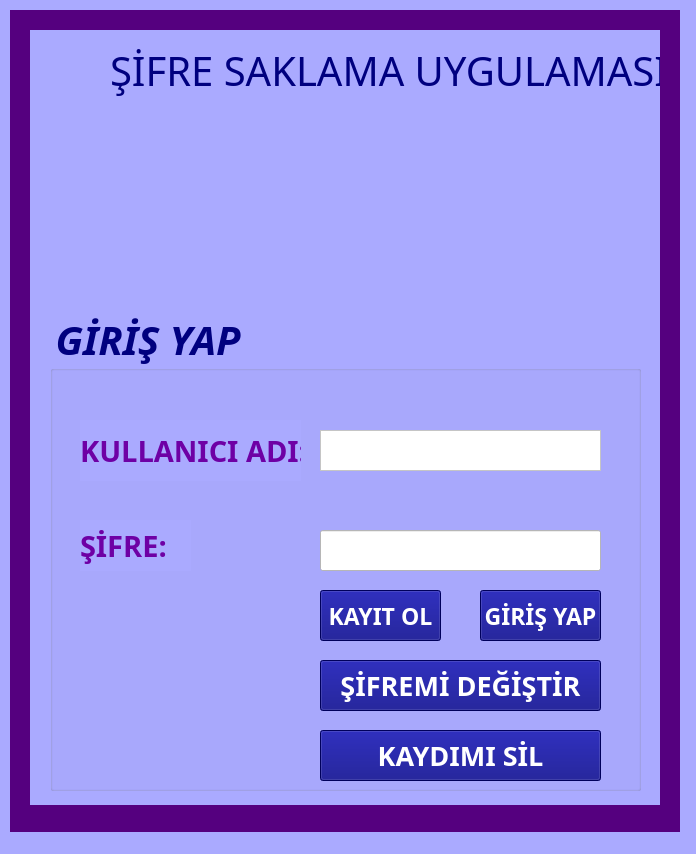
<?xml version="1.0" encoding="UTF-8"?>
<ui version="4.0">
 <class>MainWindow</class>
 <widget class="QMainWindow" name="MainWindow">
  <property name="geometry">
   <rect>
    <x>0</x>
    <y>0</y>
    <width>696</width>
    <height>854</height>
   </rect>
  </property>
  <property name="windowTitle">
   <string>Giriş Ekranı</string>
  </property>
  <property name="styleSheet">
   <string notr="true">background-color: rgb(170, 170, 255);</string>
  </property>
  <widget class="QWidget" name="centralwidget">
   <widget class="QLabel" name="label_4">
    <property name="geometry">
     <rect>
      <x>190</x>
      <y>110</y>
      <width>311</width>
      <height>211</height>
     </rect>
    </property>
    <property name="font">
     <font>
      <family>Gabriola</family>
      <pointsize>20</pointsize>
      <weight>75</weight>
      <italic>true</italic>
      <bold>true</bold>
     </font>
    </property>
    <property name="autoFillBackground">
     <bool>false</bool>
    </property>
    <property name="text">
     <string/>
    </property>
    <property name="pixmap">
     <pixmap>resimler/lock.png</pixmap>
    </property>
    <property name="scaledContents">
     <bool>true</bool>
    </property>
   </widget>
   <widget class="QGroupBox" name="groupBox">
    <property name="geometry">
     <rect>
      <x>50</x>
      <y>310</y>
      <width>591</width>
      <height>481</height>
     </rect>
    </property>
    <property name="font">
     <font>
      <family>Gabriola</family>
      <pointsize>30</pointsize>
      <weight>75</weight>
      <italic>true</italic>
      <bold>true</bold>
     </font>
    </property>
    <property name="styleSheet">
     <string notr="true">color: rgb(0, 0, 127);</string>
    </property>
    <property name="title">
     <string>GİRİŞ YAP</string>
    </property>
    <widget class="QPushButton" name="buttonSifreDegistir">
     <property name="geometry">
      <rect>
       <x>270</x>
       <y>350</y>
       <width>281</width>
       <height>51</height>
      </rect>
     </property>
     <property name="font">
      <font>
       <family>Gabriola</family>
       <pointsize>20</pointsize>
       <weight>75</weight>
       <italic>false</italic>
       <bold>true</bold>
       <stylestrategy>PreferDefault</stylestrategy>
      </font>
     </property>
     <property name="cursor">
      <cursorShape>ArrowCursor</cursorShape>
     </property>
     <property name="styleSheet">
      <string notr="true">color: rgb(255, 255, 255);
background-color: rgb(0, 0, 127);</string>
     </property>
     <property name="text">
      <string>ŞİFREMİ DEĞİŞTİR</string>
     </property>
    </widget>
    <widget class="QLabel" name="label_2">
     <property name="geometry">
      <rect>
       <x>30</x>
       <y>210</y>
       <width>111</width>
       <height>51</height>
      </rect>
     </property>
     <property name="font">
      <font>
       <family>Gabriola</family>
       <pointsize>22</pointsize>
       <weight>75</weight>
       <italic>false</italic>
       <bold>true</bold>
      </font>
     </property>
     <property name="styleSheet">
      <string notr="true">color: rgb(110, 0, 165);
</string>
     </property>
     <property name="text">
      <string>ŞİFRE:</string>
     </property>
    </widget>
    <widget class="QPushButton" name="pushButton">
     <property name="geometry">
      <rect>
       <x>270</x>
       <y>280</y>
       <width>121</width>
       <height>51</height>
      </rect>
     </property>
     <property name="font">
      <font>
       <family>Gabriola</family>
       <pointsize>17</pointsize>
       <weight>75</weight>
       <italic>false</italic>
       <bold>true</bold>
       <stylestrategy>PreferDefault</stylestrategy>
      </font>
     </property>
     <property name="styleSheet">
      <string notr="true">color: rgb(255, 255, 255);
background-color: rgb(0, 0, 127);</string>
     </property>
     <property name="text">
      <string>KAYIT OL</string>
     </property>
    </widget>
    <widget class="QLabel" name="label">
     <property name="geometry">
      <rect>
       <x>30</x>
       <y>110</y>
       <width>221</width>
       <height>61</height>
      </rect>
     </property>
     <property name="font">
      <font>
       <family>Gabriola</family>
       <pointsize>22</pointsize>
       <weight>75</weight>
       <italic>false</italic>
       <bold>true</bold>
      </font>
     </property>
     <property name="autoFillBackground">
      <bool>false</bool>
     </property>
     <property name="styleSheet">
      <string notr="true">color: rgb(110, 0, 165);</string>
     </property>
     <property name="text">
      <string>KULLANICI ADI:</string>
     </property>
    </widget>
    <widget class="QPushButton" name="buttonGiris">
     <property name="geometry">
      <rect>
       <x>430</x>
       <y>280</y>
       <width>121</width>
       <height>51</height>
      </rect>
     </property>
     <property name="font">
      <font>
       <family>Gabriola</family>
       <pointsize>17</pointsize>
       <weight>75</weight>
       <italic>false</italic>
       <bold>true</bold>
       <stylestrategy>PreferDefault</stylestrategy>
      </font>
     </property>
     <property name="styleSheet">
      <string notr="true">color: rgb(255, 255, 255);
background-color: rgb(0, 0, 127);</string>
     </property>
     <property name="text">
      <string>GİRİŞ YAP</string>
     </property>
    </widget>
    <widget class="QTextEdit" name="text1">
     <property name="geometry">
      <rect>
       <x>270</x>
       <y>120</y>
       <width>281</width>
       <height>41</height>
      </rect>
     </property>
     <property name="font">
      <font>
       <pointsize>15</pointsize>
      </font>
     </property>
     <property name="styleSheet">
      <string notr="true">color: rgb(0, 0, 127);
gridline-color: rgb(95, 0, 143);
background-color: rgb(255, 255, 255);</string>
     </property>
    </widget>
    <widget class="QLineEdit" name="text2">
     <property name="geometry">
      <rect>
       <x>270</x>
       <y>220</y>
       <width>281</width>
       <height>41</height>
      </rect>
     </property>
     <property name="font">
      <font>
       <pointsize>15</pointsize>
      </font>
     </property>
     <property name="styleSheet">
      <string notr="true">background-color: rgb(255, 255, 255);</string>
     </property>
     <property name="echoMode">
      <enum>QLineEdit::Password</enum>
     </property>
    </widget>
    <widget class="QPushButton" name="btnKayitSil">
     <property name="geometry">
      <rect>
       <x>270</x>
       <y>420</y>
       <width>281</width>
       <height>51</height>
      </rect>
     </property>
     <property name="font">
      <font>
       <family>Gabriola</family>
       <pointsize>20</pointsize>
       <weight>75</weight>
       <italic>false</italic>
       <bold>true</bold>
       <stylestrategy>PreferDefault</stylestrategy>
      </font>
     </property>
     <property name="styleSheet">
      <string notr="true">color: rgb(255, 255, 255);
background-color: rgb(0, 0, 127);</string>
     </property>
     <property name="text">
      <string>KAYDIMI SİL</string>
     </property>
    </widget>
   </widget>
   <widget class="QLabel" name="label_3">
    <property name="geometry">
     <rect>
      <x>110</x>
      <y>40</y>
      <width>561</width>
      <height>61</height>
     </rect>
    </property>
    <property name="font">
     <font>
      <family>Mistral</family>
      <pointsize>30</pointsize>
      <weight>50</weight>
      <italic>false</italic>
      <bold>false</bold>
     </font>
    </property>
    <property name="autoFillBackground">
     <bool>false</bool>
    </property>
    <property name="styleSheet">
     <string notr="true">color: rgb(170, 0, 255);
color: rgb(0, 0, 127);</string>
    </property>
    <property name="text">
     <string>ŞİFRE SAKLAMA UYGULAMASI</string>
    </property>
   </widget>
   <widget class="QLabel" name="label_5">
    <property name="geometry">
     <rect>
      <x>660</x>
      <y>10</y>
      <width>20</width>
      <height>811</height>
     </rect>
    </property>
    <property name="styleSheet">
     <string notr="true">background-color: rgb(85, 0, 127);</string>
    </property>
    <property name="text">
     <string/>
    </property>
   </widget>
   <widget class="QLabel" name="label_6">
    <property name="geometry">
     <rect>
      <x>10</x>
      <y>10</y>
      <width>20</width>
      <height>811</height>
     </rect>
    </property>
    <property name="styleSheet">
     <string notr="true">background-color: rgb(85, 0, 127);</string>
    </property>
    <property name="text">
     <string/>
    </property>
   </widget>
   <widget class="QLabel" name="label_8">
    <property name="geometry">
     <rect>
      <x>10</x>
      <y>10</y>
      <width>670</width>
      <height>20</height>
     </rect>
    </property>
    <property name="styleSheet">
     <string notr="true">background-color: rgb(85, 0, 127);</string>
    </property>
    <property name="text">
     <string/>
    </property>
   </widget>
   <widget class="QLabel" name="label_9">
    <property name="geometry">
     <rect>
      <x>10</x>
      <y>805</y>
      <width>670</width>
      <height>31</height>
     </rect>
    </property>
    <property name="styleSheet">
     <string notr="true">background-color: rgb(85, 0, 127);</string>
    </property>
    <property name="text">
     <string/>
    </property>
   </widget>
  </widget>
  <widget class="QStatusBar" name="statusbar"/>
 </widget>
 <resources/>
 <connections/>
</ui>
